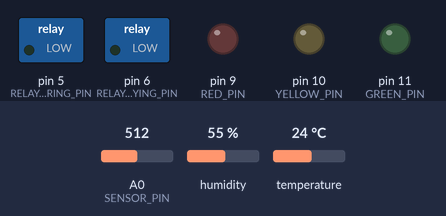
A sketch run on a simulated Arduino Uno, built with avr-gcc and run on an emulated ATmega328P. On the bench: switched loads named in the sketch (green lamp = pin HIGH), output pins drawn as LEDs (lit = HIGH). The test bench sets the inputs (shaded band); at power-on: A0 (SENSOR_PIN) = 512, humidity 55 %, temperature 24 °C. What the sketch prints to the serial monitor is not drawn.

Above: at 0.18 s.
Timing chart, 0 to 1.8 s (numbered marks = the images above):
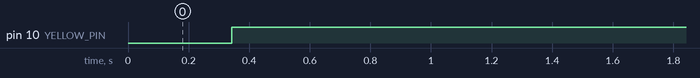

Measured:
- by itself, pin 10 (YELLOW_PIN): LOW → HIGH at 0.34 s

The sketch:

flower-control.lnk.ino
```cpp
#include <DHT.h>

/***********
 * CONFIG *
 **********/
#define CONFIG_TEMP_GOOD            25.0
#define CONFIG_TEMP_NORMAL          18.0
#define CONFIG_HUMIDITY_AIR_NORMAL  50
#define CONFIG_HUMIDITY_SOIL_NORMAL 700
#define CONFIG_WATERING_TIME        8
#define CONFIG_SPRAYING_TIME        4
#define CONFIG_CHECK_TIME           30
/****************************************/

#define SENSOR_PIN A0
#define DHT_PIN 3
#define RELAY_WATERING_PIN 5
#define RELAY_SPRAYING_PIN 6
#define RED_PIN 9
#define YELLOW_PIN 10
#define GREEN_PIN 11

DHT dht(DHT_PIN, DHT11);

void setup() {
  pinMode(RED_PIN, OUTPUT);
  pinMode(YELLOW_PIN, OUTPUT);
  pinMode(GREEN_PIN, OUTPUT);

  pinMode(RELAY_WATERING_PIN, OUTPUT);
  pinMode(RELAY_SPRAYING_PIN, OUTPUT);
  digitalWrite(RELAY_WATERING_PIN, LOW);
  digitalWrite(RELAY_SPRAYING_PIN, LOW);

  dht.begin();
  Serial.begin(1200);

  Serial.println("**** POLIVALKA v0.0.2 ****");
}

void loop() {
  float humidity;
  float temperature;
  int   soil;

  readSensors(&humidity, &temperature, &soil);
  if (isnan(humidity) || isnan(temperature) || isnan(soil))
  {
    Serial.println("Read error");
    onDiods();
    delay(1000);
    loop();
  }
  writeInfo(humidity, temperature, soil);

  checkTemperature(temperature);
  checkWatering(soil);
  checkSpraying(humidity);

  delay(CONFIG_CHECK_TIME * 1000);
}

void checkTemperature(float temperature)
{
  offDiods();
  if (temperature > CONFIG_TEMP_GOOD)
     digitalWrite(GREEN_PIN, HIGH);
  else if (temperature > CONFIG_TEMP_NORMAL)
    digitalWrite(YELLOW_PIN, HIGH);
  else
    digitalWrite(RED_PIN, HIGH);
}

void checkWatering(int soil)
{
  if (soil < CONFIG_HUMIDITY_SOIL_NORMAL)
    return ;
  Serial.println("LOW SOIL HUMIDITY!");
  digitalWrite(RELAY_WATERING_PIN, HIGH);
  delay(CONFIG_WATERING_TIME * 1000);
  digitalWrite(RELAY_WATERING_PIN, LOW);
}

void checkSpraying(float humidity)
{
  if (humidity > CONFIG_HUMIDITY_AIR_NORMAL)
    return ;
  Serial.println("LOW AIR HUMIDITY!");
  digitalWrite(RELAY_SPRAYING_PIN, HIGH);
  delay(CONFIG_SPRAYING_TIME * 1000);
  digitalWrite(RELAY_SPRAYING_PIN, LOW);
}

void readSensors(float *humidity, float *temperature, int *soil)
{
  *humidity = dht.readHumidity();
  *temperature = dht.readTemperature();
  *soil = analogRead(SENSOR_PIN);
}

void writeInfo(float humanidity, float temperature, int soil)
{
  Serial.println("-----");
  Serial.print("Air humidity: ");
  Serial.print(humanidity);
  Serial.print(" %\t");
  Serial.print("Temperature: ");
  Serial.print(temperature);
  Serial.print(" *C\t");
  Serial.print("Soil humidity: ");
  Serial.println(soil);
  Serial.println("-----");
}

void offDiods(void)
{
  digitalWrite(RED_PIN, LOW);
  digitalWrite(YELLOW_PIN, LOW);
  digitalWrite(GREEN_PIN, LOW);
}

void onDiods(void)
{
  digitalWrite(RED_PIN, HIGH);
  digitalWrite(YELLOW_PIN, HIGH);
  digitalWrite(GREEN_PIN, HIGH);
}
```
